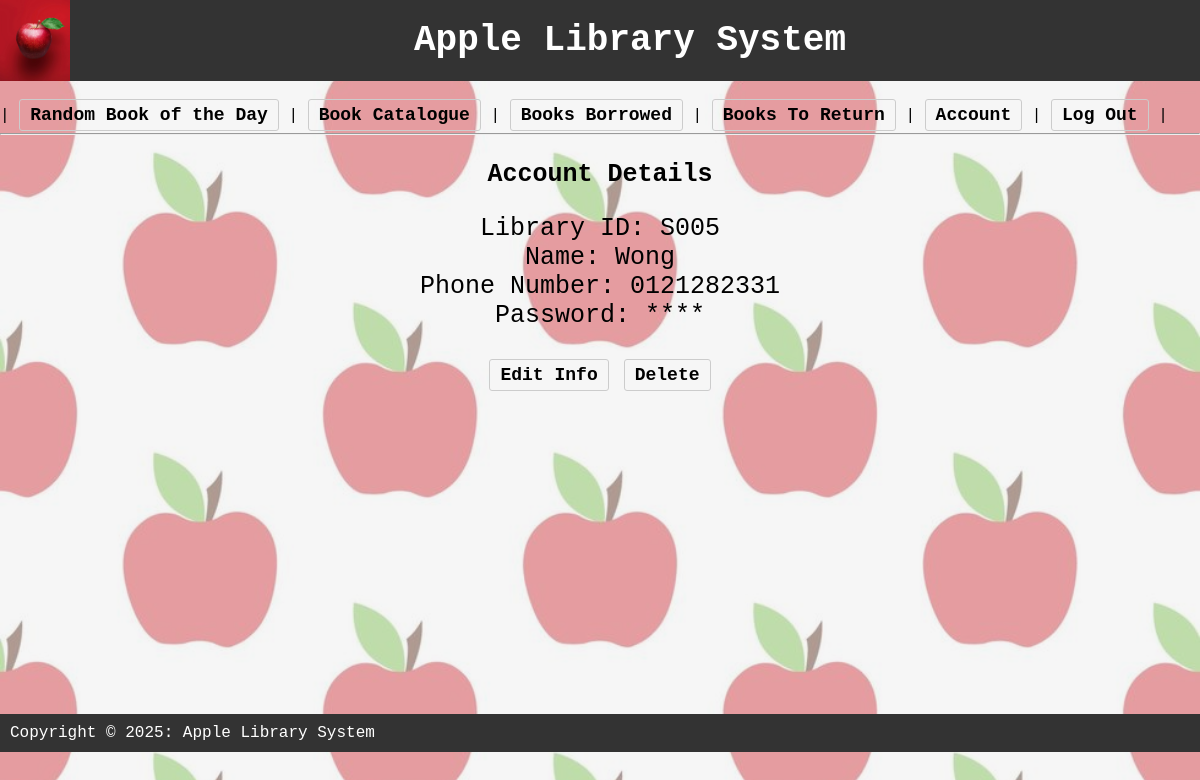
/accountDetails.php (signed in), run on the app's committed database.
### tables this page shows
CREATE TABLE `librarian` (
  `librarian_id` varchar(10) NOT NULL,
  `librarian_type` varchar(10) DEFAULT NULL,
  `librarian_name` varchar(50) DEFAULT NULL,
  `librarian_phone_number` varchar(12) DEFAULT NULL,
  `password` varchar(20) DEFAULT NULL
);

### accountDetails.php (the view, shortened to what this page needs)
<?php
include('sessionCheck.php');
include('header.php');
if (isset($_SESSION['librarian_id'])){
    $details = "select * from librarian
    where librarian_id = '".$_SESSION['librarian_id']."'";
    $id = $_SESSION['librarian_id'];
}
elseif (isset($_SESSION['member_id'])){
    $details = "select * from members
    where member_id = '".$_SESSION['member_id']."'";
    $id = $_SESSION['member_id'];
}
$execute_query = mysqli_query($condb, $details);
$userDetails = mysqli_fetch_assoc($execute_query);
?>
<h3>Account Details</h3>
<p>Library ID: <?= $userDetails['librarian_id'] ?? $userDetails['member_id']?><br>
Name: <?= $userDetails['librarian_name'] ?? $userDetails['member_name']?><br>
Phone Number: <?= $userDetails['librarian_phone_number'] ?? $userDetails['member_phone_number']?><br>
Password: <?= str_repeat('*', strlen($userDetails['password'])) ?><br>
<br>
<a href = 'editInfo.php'>Edit Info</a>
<?php
if ($_SESSION['role']=='ADMIN' or $_SESSION['role']=='STAFF'){
    echo"<a href = 'deleteLibrarianProcess.php?id=$id'
onClick=\"return confirm('Are you sure you want to delete your account?')\">
        Delete</a>
</p>";
}
?>
<?php include('footer.php');?>
<head>
    <link rel="stylesheet"
href="astyle.css">
</head>

### astyle.css (style rules this page uses)
h3, p { text-align: center; margin-bottom: 20px; font-size: 25px; }
a { font-size: 18px; text-decoration: none; color: #000000; padding: 5px 10px; border: 1px solid #ccc; border-radius: 3px; font-weight: bold; }

### data on the page
librarian: librarian_id "S005", librarian_name "Wong", librarian_phone_number "0121282331", password "****"
